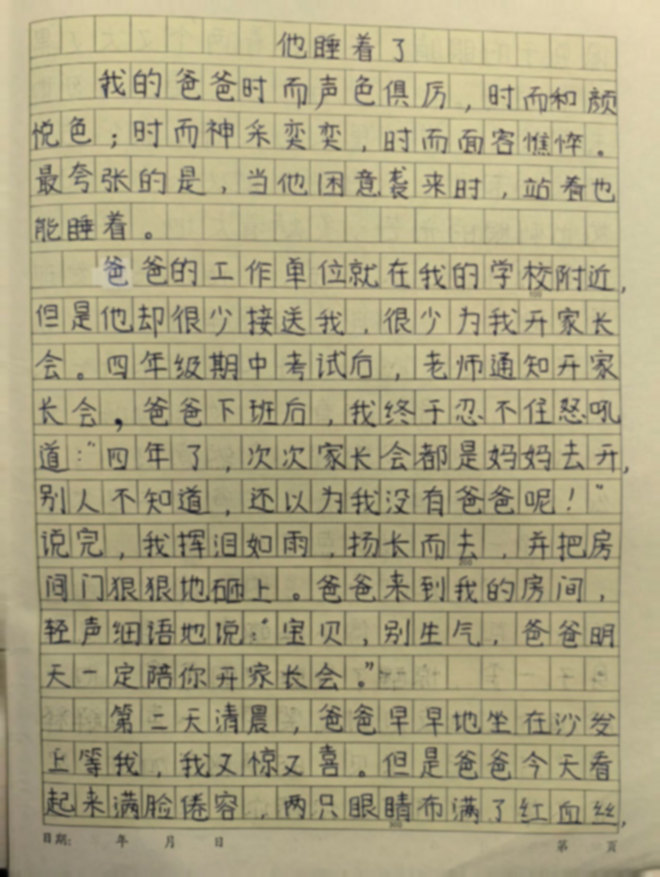
#> input picture test.jpg, 660 x 877 px
$ python transferIntoBlack.py
#> lines starting #> are read from the running program, lines starting #| are printed output that depends on the picture; after the words box and inside, x2 and y2 are one past the last pixel; in counts of white or black regions, pixels touching at a corner belong together
import cv2

# 读取图像
image = cv2.imread('test.jpg', cv2.IMREAD_GRAYSCALE)
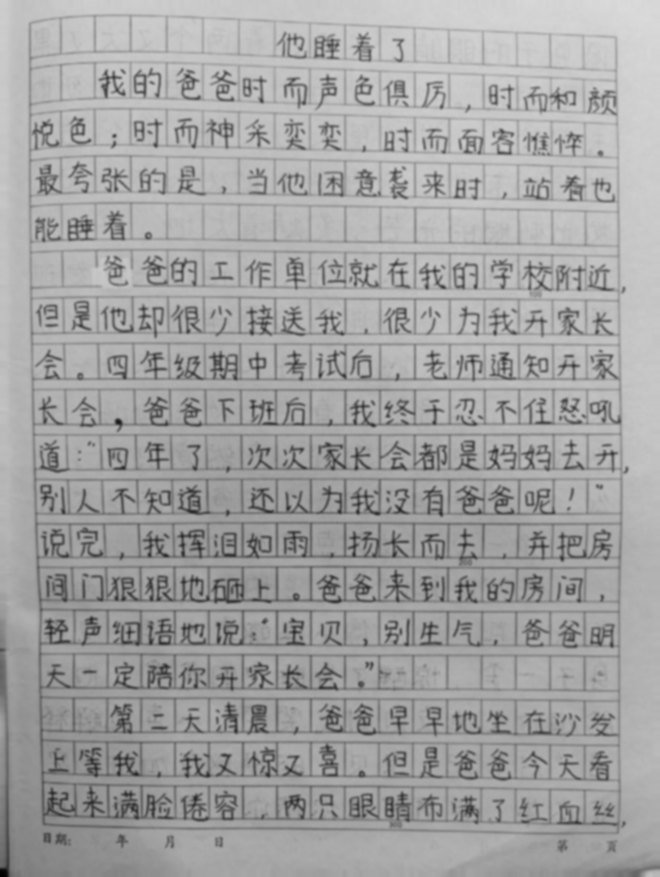
#> image: shape (877, 660); min 0, max 219, mean 162.1

# 使用Otsu's二值化方法自动找到最佳阈值
_, binary_image = cv2.threshold(image, 0, 255, cv2.THRESH_BINARY_INV + cv2.THRESH_OTSU)
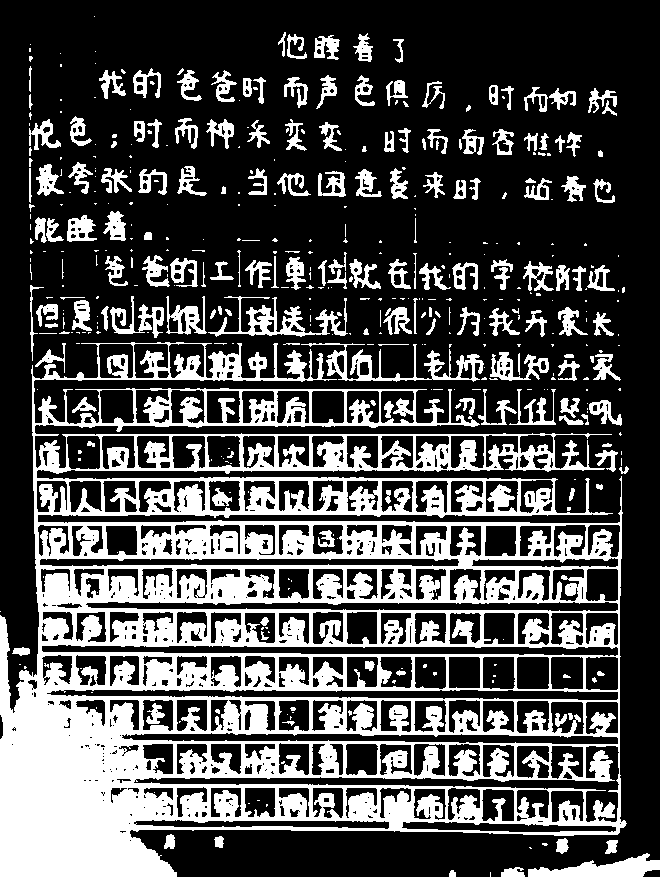
#> binary_image: shape (877, 660); 30.3% white; 451 white regions (272 under 20 px), largest, box (x1, y1, x2, y2) and area: (0, 342, 627, 877) 137980, (301, 343, 484, 382) 1843, (208, 296, 348, 337) 1687

# 反转图像，使文字为黑色，背景为白色
binary_image = cv2.bitwise_not(binary_image)

# 保存处理后的图像
cv2.imwrite('homework_bw2.jpg', binary_image)

# 显示处理后的图像（可选）
cv2.imshow('Binary Image', binary_image)
cv2.waitKey(0)
cv2.destroyAllWindows()
